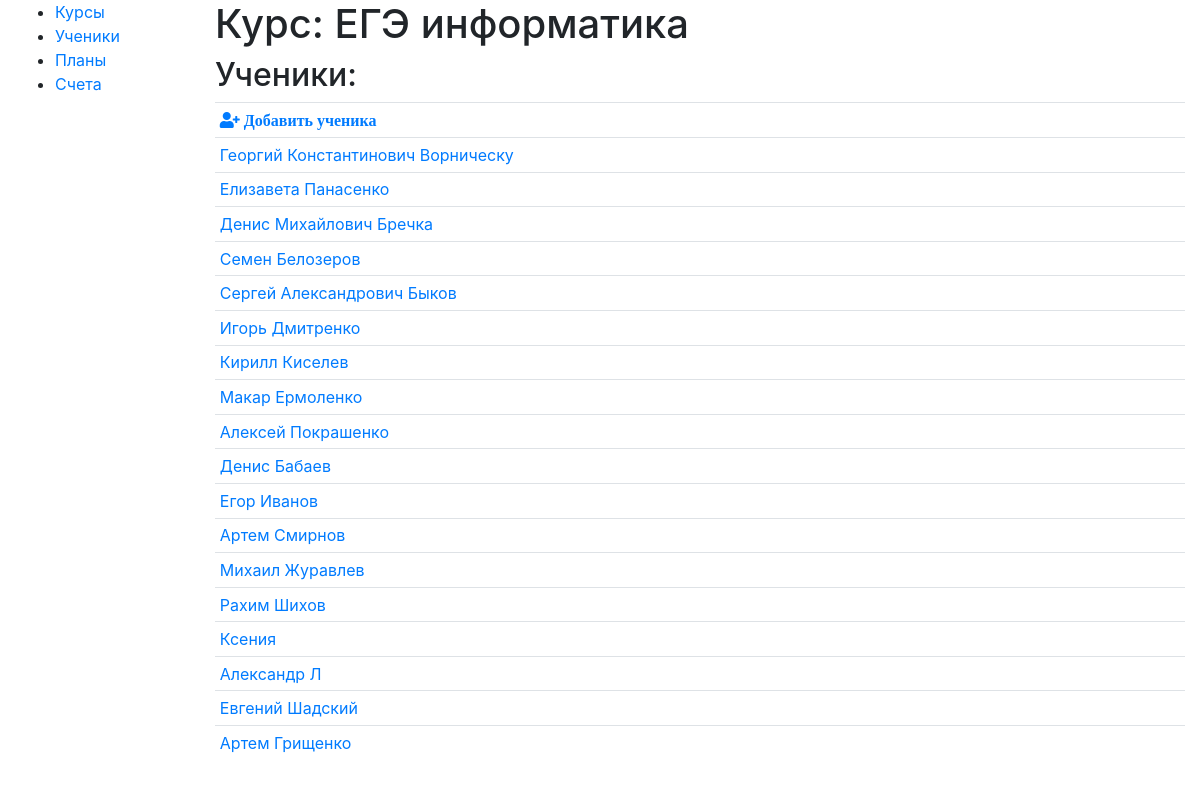
Screenshot of /db/students/4/ with the database file from the repository.
### db/dbModels/Course.py (models this page shows)
class Course(models.Model):
	name = models.CharField(
		max_length=100,
		verbose_name = 'Название'
	)
	class Meta:
		managed = True
		verbose_name = 'Курс'
		verbose_name_plural = 'Курсы'
	def __str__(self):
		return self.name

### db/dbModels/Human.py (models this page shows)
class Human(models.Model):
	STAT=[
		('STUDENT','Ученик'),
		('PARENT','Родитель'),
		('OTHER','Другое')
	]
	first_name = models.CharField(
		max_length=20,
		verbose_name = 'Имя'
	)
	last_name = models.CharField(
		max_length=20,
		verbose_name = 'Фамилия',
		blank=True
	)
	middle_name = models.CharField(
		max_length=20,
		verbose_name = 'Отчество',
		blank=True
	)
	child= models.ForeignKey(
		"self",
		on_delete=models.CASCADE,
		null=True,
		blank=True,
		verbose_name = 'Ребенок'
	)
	status=models.CharField(
        max_length=10,
		choices=STAT,
		verbose_name = 'Тип',
        default='STUDENT',
		blank=True
    )
	description=models.TextField(
		verbose_name = 'Описание',
		blank=True
	)
	class Meta:
		managed = True
		verbose_name = 'Человек'
		verbose_name_plural = 'Люди'
	def __str__(self):
		fio=self.first_name+' '
		if (self.middle_name): fio+=self.middle_name+' '
		fio+=self.last_name
		return fio

### db/views.py (the view)
# urls.py: path('students/<int:cid>/', views.showStudents, name='showStudents'),
def showStudents(request,cid):
	cr=Course.objects.get(id=cid)
	dest=Distribution.objects.filter(course=cr)
	students=[]
	for d in dest:
		students.append(d.student)
	return render(
		request,
		'show_students.html',
		context={'students':students, 'course':cr}
	)

### db/templates/show_students.html
{% extends "base.html" %}
{% block content %}
	<h1>Курс: {{course}}</h1>
	<h2>Ученики:</h2>
	<form method="POST" class="post-form">{% csrf_token %}
	<table class="table table-sm">
		<td  class="col-sm-1">
			<a href="{%url 'addStudent' sid=0%}">
				<span class="fas fa-user-plus">
						Добавить ученика
				</span>
			</a>
		</td>
		{%for s in students%}
			<tr>
				<td><a href="{%url 'showStudentProgress' sid=s.id%}">{{s}}</td>
			</tr>
			{% endfor %}
	</table>
	</form>
{% endblock %}

### rows the page displays
Course: name "ЕГЭ информатика"
Human: first_name+middle_name+last_name "Георгий Константинович Ворническу"
Human: first_name+middle_name+last_name "Елизавета Панасенко"
Human: first_name+middle_name+last_name "Денис Михайлович Бречка"
Human: first_name+middle_name+last_name "Семен Белозеров"
Human: first_name+middle_name+last_name "Сергей Александрович Быков"
Human: first_name+middle_name+last_name "Игорь Дмитренко"
Human: first_name+middle_name+last_name "Кирилл Киселев"
Human: first_name+middle_name+last_name "Макар Ермоленко"
Human: first_name+middle_name+last_name "Алексей Покрашенко"
Human: first_name+middle_name+last_name "Денис Бабаев"
Human: first_name+middle_name+last_name "Егор Иванов"
Human: first_name+middle_name+last_name "Артем Смирнов"
Human: first_name+middle_name+last_name "Михаил Журавлев"
Human: first_name+middle_name+last_name "Рахим Шихов"
Human: first_name+middle_name+last_name "Ксения"
Human: first_name+middle_name+last_name "Александр Л"
Human: first_name+middle_name+last_name "Евгений Шадский"
Human: first_name+middle_name+last_name "Артем Грищенко"
